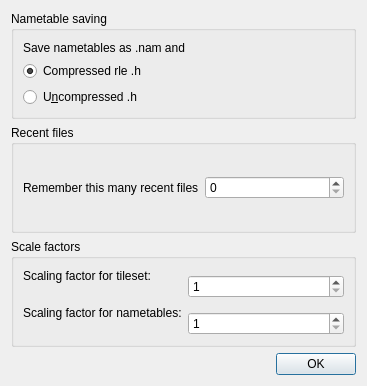
<?xml version="1.0" encoding="UTF-8"?>
<ui version="4.0">
 <class>SettingsDialog</class>
 <widget class="QDialog" name="SettingsDialog">
  <property name="geometry">
   <rect>
    <x>0</x>
    <y>0</y>
    <width>367</width>
    <height>386</height>
   </rect>
  </property>
  <property name="windowTitle">
   <string>NES Tool Settings</string>
  </property>
  <layout class="QVBoxLayout" name="verticalLayout_2">
   <item>
    <widget class="QGroupBox" name="groupBox">
     <property name="title">
      <string>Nametable saving</string>
     </property>
     <layout class="QVBoxLayout" name="verticalLayout">
      <item>
       <widget class="QLabel" name="label">
        <property name="text">
         <string>Save nametables as .nam and</string>
        </property>
       </widget>
      </item>
      <item>
       <widget class="QRadioButton" name="rleRadioButton">
        <property name="text">
         <string>Compressed rle .h</string>
        </property>
        <property name="checked">
         <bool>true</bool>
        </property>
       </widget>
      </item>
      <item>
       <widget class="QRadioButton" name="uncompressedRadioButton">
        <property name="text">
         <string>U&amp;ncompressed .h</string>
        </property>
       </widget>
      </item>
     </layout>
    </widget>
   </item>
   <item>
    <widget class="QGroupBox" name="groupBox_2">
     <property name="title">
      <string>Recent files</string>
     </property>
     <layout class="QHBoxLayout" name="horizontalLayout">
      <item>
       <widget class="QLabel" name="label_2">
        <property name="text">
         <string>Remember this many recent files</string>
        </property>
       </widget>
      </item>
      <item>
       <widget class="QSpinBox" name="recentFilesSpinBox"/>
      </item>
     </layout>
    </widget>
   </item>
   <item>
    <widget class="QGroupBox" name="groupBox_3">
     <property name="title">
      <string>Scale factors</string>
     </property>
     <layout class="QGridLayout" name="gridLayout">
      <item row="0" column="0">
       <widget class="QLabel" name="label_3">
        <property name="text">
         <string>Scaling factor for tileset:</string>
        </property>
       </widget>
      </item>
      <item row="0" column="1" rowspan="2">
       <widget class="QSpinBox" name="tileSetScaleSpinBox">
        <property name="minimum">
         <number>1</number>
        </property>
        <property name="maximum">
         <number>6</number>
        </property>
       </widget>
      </item>
      <item row="1" column="0" rowspan="2">
       <widget class="QLabel" name="label_4">
        <property name="text">
         <string>Scaling factor for nametables:</string>
        </property>
       </widget>
      </item>
      <item row="2" column="1">
       <widget class="QSpinBox" name="nameTableScaleSpinBox">
        <property name="minimum">
         <number>1</number>
        </property>
        <property name="maximum">
         <number>6</number>
        </property>
       </widget>
      </item>
     </layout>
    </widget>
   </item>
   <item>
    <widget class="QDialogButtonBox" name="buttonBox">
     <property name="orientation">
      <enum>Qt::Horizontal</enum>
     </property>
     <property name="standardButtons">
      <set>QDialogButtonBox::Ok</set>
     </property>
    </widget>
   </item>
  </layout>
 </widget>
 <resources/>
 <connections>
  <connection>
   <sender>buttonBox</sender>
   <signal>accepted()</signal>
   <receiver>SettingsDialog</receiver>
   <slot>accept()</slot>
   <hints>
    <hint type="sourcelabel">
     <x>248</x>
     <y>254</y>
    </hint>
    <hint type="destinationlabel">
     <x>157</x>
     <y>274</y>
    </hint>
   </hints>
  </connection>
  <connection>
   <sender>buttonBox</sender>
   <signal>rejected()</signal>
   <receiver>SettingsDialog</receiver>
   <slot>reject()</slot>
   <hints>
    <hint type="sourcelabel">
     <x>316</x>
     <y>260</y>
    </hint>
    <hint type="destinationlabel">
     <x>286</x>
     <y>274</y>
    </hint>
   </hints>
  </connection>
 </connections>
</ui>
